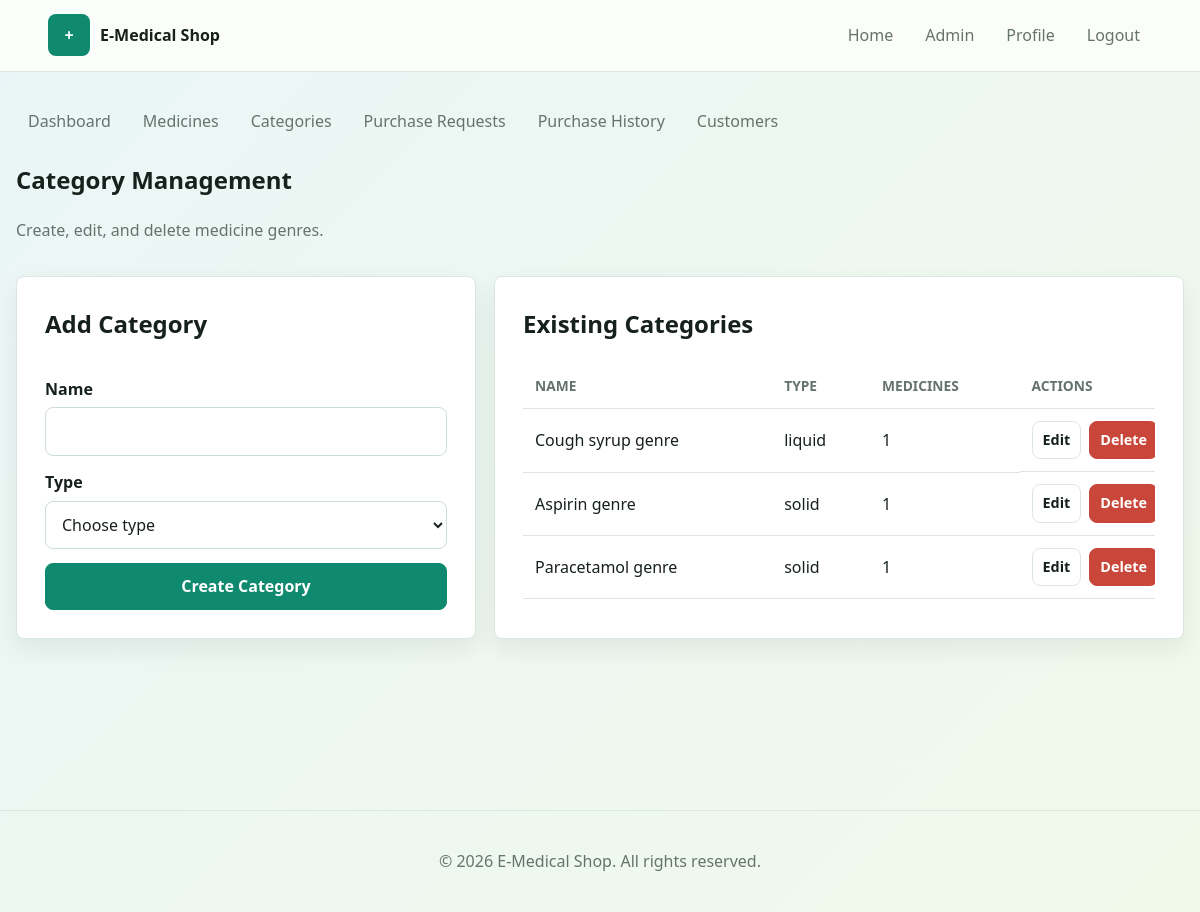
The app's page /admin/categories (signed in) with its own data.
### tables this page shows
CREATE TABLE IF NOT EXISTS categories (
    id INT AUTO_INCREMENT PRIMARY KEY,
    name VARCHAR(120) NOT NULL,
    category_type ENUM('liquid', 'solid') NOT NULL,
    created_at TIMESTAMP DEFAULT CURRENT_TIMESTAMP
);

### helpers/helpers.php (called while the page is built, shortened)
<?php
function base_path()
{
    $script = str_replace("\\", "/", $_SERVER["SCRIPT_NAME"] ?? "");
    $dir = rtrim(str_replace("\\", "/", dirname($script)), "/");
    $parts = explode("/", $dir);
    $encoded_parts = array();
    foreach ($parts as $part) {
        $encoded_parts[] = rawurlencode(rawurldecode($part));
    }
    return implode("/", $encoded_parts);
}
function url($path = "")
{
    $path = ltrim($path, "/");
    if ($path == "") {
        return base_path() . "/";
    }
    return base_path() . "/" . $path;
}
function e($value)
{
    return htmlspecialchars((string) $value, ENT_QUOTES, "UTF-8");
}
function view($template, $data = array(), $layout = "layout/main")
{
    extract($data);
    include BASE_PATH . "/views/" . $template . ".php";
}
function field_value($source, $key, $default = "")
{
    return e($default);
}

### controllers/AdminController.php (called while the page is built, shortened)
<?php
function admin_categories()
{
    $errors = array();
    $old = array();
    view("admin/categories", array(
        "title" => "Categories",
        "categories" => category_all(),
        "errors" => $errors,
        "old" => $old
    ));
}

### config/database.php (called while the page is built, shortened)
<?php
$servername = "localhost";
$username = "root";
$password = "";
$dbname = "E_medicine_shop";
$conn = mysqli_connect($servername, $username, $password, $dbname);
mysqli_set_charset($conn, "utf8mb4");
function db()
{
    global $conn;
    return $conn;
}
function db_select($sql, $types = "", $values = array())
{
    $conn = db();
    $stmt = mysqli_prepare($conn, $sql);
    if (!mysqli_stmt_execute($stmt)) {
        die("SQL execute failed: " . mysqli_stmt_error($stmt));
    }
    $result = mysqli_stmt_get_result($stmt);
    $rows = array();
    while ($row = mysqli_fetch_assoc($result)) {
        $rows[] = $row;
    }
    return $rows;
}

### models/Category.php (called while the page is built, shortened)
<?php
function category_all($type = "")
{
    return db_select(
        "SELECT categories.*, COUNT(medicines.id) AS medicine_count
         FROM categories
         LEFT JOIN medicines ON medicines.category_id = categories.id
         GROUP BY categories.id, categories.name, categories.category_type, categories.created_at
         ORDER BY categories.category_type, categories.name"
    );
}

### views/admin/categories.php (the view, shortened to what this page needs)
<?php require BASE_PATH . '/views/admin/_nav.php'; ?>
<section class="section-head">
    <div>
        <h1>Category Management</h1>
        <p class="muted">Create, edit, and delete medicine genres.</p>
    </div>
</section>
<section class="admin-split">
    <form method="post" class="panel stacked-form" data-validate="category" novalidate>
        <h2>Add Category</h2>
        <label>
            <span>Name</span>
            <input type="text" name="name" value="<?= field_value($old, 'name') ?>" required maxlength="120">
        </label>
        <label>
            <span>Type</span>
            <select name="category_type" required>
                <option value="">Choose type</option>
            </select>
        </label>
        <button class="button primary" type="submit">Create Category</button>
    </form>
    <div class="panel">
        <h2>Existing Categories</h2>
        <div class="table-wrap">
            <table class="data-table">
                <thead>
                    <tr>
                        <th>Name</th>
                        <th>Type</th>
                        <th>Medicines</th>
                        <th>Actions</th>
                    </tr>
                </thead>
                <tbody>
                    <?php foreach ($categories as $category): ?>
                        <tr>
                            <td><?= e($category['name']) ?></td>
                            <td><?= e($category['category_type']) ?></td>
                            <td><?= e($category['medicine_count']) ?></td>
                            <td class="actions">
                                <a class="button small" href="<?= url('/admin/categories/edit/' . $category['id']) ?>">Edit</a>
                                <form method="post" action="<?= url('/admin/categories/delete/' . $category['id']) ?>" data-confirm="Delete this category?">
                                    <button class="button small danger" type="submit">Delete</button>
                                </form>
                            </td>
                        </tr>
                    <?php endforeach; ?>
                </tbody>
            </table>
        </div>
    </div>
</section>

### assets/css/styles.css (style rules this page uses)
:root { --ink: #17211c; --muted: #65736c; --line: #dce7e1; --paper: #fbfdf9; --panel: #ffffff; --mint: #0f8a6f; --mint-dark: #08614d; --sky: #e8f5f7; --leaf: #eff8e7; --coral: #c8473a; --amber: #a96b08; --shadow: 0 14px 36px rgba(23, 33, 28, 0.1); }
* { box-sizing: border-box; }
body { margin: 0; color: var(--ink); background: linear-gradient(135deg, rgba(232, 245, 247, 0.9), rgba(239, 248, 231, 0.8)), var(--paper); font-family: "Trebuchet MS", "Segoe UI", sans-serif; line-height: 1.55; }
a { color: inherit; text-decoration: none; }
button, input, select, textarea { font: inherit; }
.muted { color: var(--muted); }
.panel, .medicine-card, .stat-card { background: var(--panel); border: 1px solid var(--line); border-radius: 8px; box-shadow: 0 10px 24px rgba(23, 33, 28, 0.07); }
.panel { padding: clamp(18px, 3vw, 28px); }
.section-head { display: flex; align-items: center; justify-content: space-between; gap: 16px; margin-bottom: 18px; }
.section-head h1, .panel h1, .panel h2 { margin-top: 0; }
input, select, textarea { width: 100%; padding: 11px 12px; color: var(--ink); background: #ffffff; border: 1px solid #cfded6; border-radius: 8px; }
.button, button.button { display: inline-flex; align-items: center; justify-content: center; min-height: 42px; padding: 10px 14px; color: var(--ink); background: #ffffff; border: 1px solid var(--line); border-radius: 8px; cursor: pointer; font-weight: 800; }
.button.primary { color: #ffffff; background: var(--mint); border-color: var(--mint); }
.button.small { min-height: 34px; padding: 7px 10px; font-size: 0.9rem; }
.button.danger, .danger { color: #ffffff; background: var(--coral); border-color: var(--coral); }
.stacked-form, .grid-form { display: grid; gap: 14px; }
label span { display: block; margin-bottom: 6px; font-weight: 800; }
.admin-split, .checkout-layout { display: grid; grid-template-columns: minmax(280px, 0.8fr) minmax(0, 1.2fr); gap: 18px; }
.table-wrap { overflow-x: auto; }
.data-table { width: 100%; border-collapse: collapse; min-width: 720px; }
.data-table th, .data-table td { padding: 12px; text-align: left; border-bottom: 1px solid var(--line); vertical-align: middle; }
.data-table th { color: var(--muted); font-size: 0.86rem; text-transform: uppercase; letter-spacing: 0; }
.actions { display: flex; gap: 8px; flex-wrap: wrap; }
.actions form { margin: 0; }

### records on screen
categories: name "Cough syrup genre", category_type "liquid", medicine_count "1"
categories: name "Aspirin genre", category_type "solid", medicine_count "1"
categories: name "Paracetamol genre", category_type "solid", medicine_count "1"

### other values on screen
APP_NAME "E-Medical Shop"
